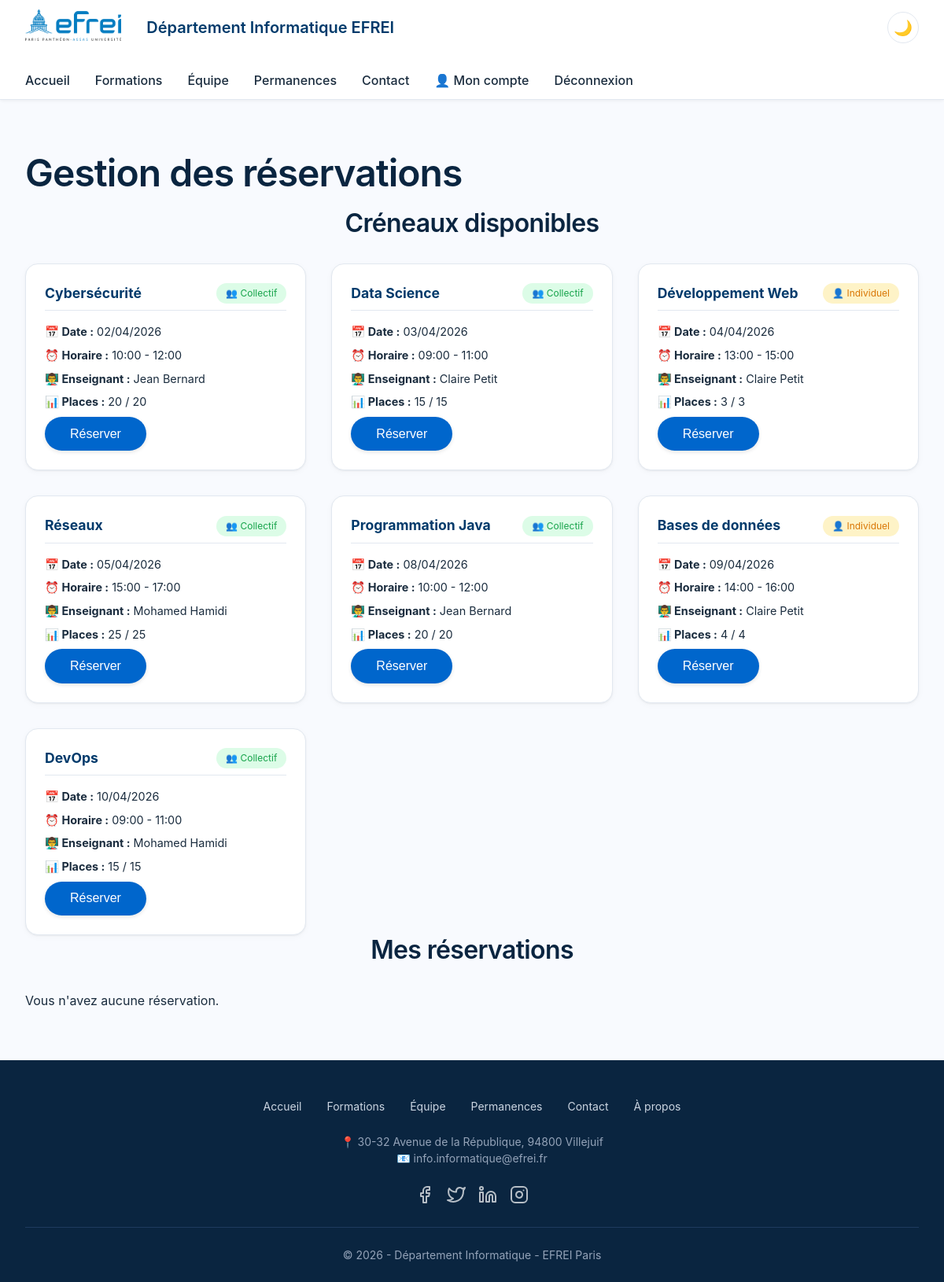
/reservations.php (signed in), run on the app's committed database.
### tables this page shows
CREATE TABLE creneau (
    id INT AUTO_INCREMENT PRIMARY KEY,
    dateheure_debut DATETIME NOT NULL,
    dateheure_fin DATETIME NOT NULL,
    type_seance ENUM('individu', 'collective') DEFAULT 'collective',
    enseignant_id INT,
    matiere_id INT,
    capacite_max INT DEFAULT 20,
    FOREIGN KEY (enseignant_id) REFERENCES utilisateur(id) ON DELETE SET NULL,
    FOREIGN KEY (matiere_id) REFERENCES matiere(id) ON DELETE SET NULL,
    CHECK (dateheure_fin > dateheure_debut)
);

CREATE TABLE matiere (
    id INT AUTO_INCREMENT PRIMARY KEY,
    nom VARCHAR(100) NOT NULL UNIQUE,
    description TEXT
);

CREATE TABLE utilisateur (
    id INT AUTO_INCREMENT PRIMARY KEY,
    nom VARCHAR(100) NOT NULL,
    prenom VARCHAR(100) NOT NULL,
    email VARCHAR(255) NOT NULL UNIQUE,
    mot_de_passe VARCHAR(255) NOT NULL,
    role ENUM('etudiant', 'enseignant') DEFAULT 'etudiant',
    date_inscription DATETIME DEFAULT CURRENT_TIMESTAMP
);

### reservations.php (the view, shortened to what this page needs)
<?php
$pdo = getDBConnection();
$stmt = $pdo->prepare("
    SELECT r.*, c.dateheure_debut, c.dateheure_fin, c.type_seance,
           m.nom as matiere_nom, u.nom as enseignant_nom, u.prenom as enseignant_prenom
    FROM reservation r
    JOIN creneau c ON r.creneau_id = c.id
    JOIN matiere m ON r.matiere_id = m.id
    LEFT JOIN utilisateur u ON c.enseignant_id = u.id
    WHERE r.etudiant_id = ?
    ORDER BY c.dateheure_debut DESC
");
$stmt->execute([$_SESSION['user_id']]);
$reservations = $stmt->fetchAll();
$stmt = $pdo->prepare("
    SELECT c.*, m.nom as matiere_nom, u.nom as enseignant_nom, u.prenom as enseignant_prenom,
           (SELECT COUNT(*) FROM reservation r WHERE r.creneau_id = c.id AND r.statut != 'annulee') as nb_reservations
    FROM creneau c
    JOIN matiere m ON c.matiere_id = m.id
    LEFT JOIN utilisateur u ON c.enseignant_id = u.id
    WHERE c.dateheure_debut > NOW()
    ORDER BY c.dateheure_debut ASC
");
$stmt->execute();
$creneauxDisponibles = $stmt->fetchAll();
?>
<!DOCTYPE html>
<html lang="fr">
<head>
    <link rel="stylesheet" href="assets/css/style.css">
    <link rel="stylesheet" href="assets/css/responsive.css">
    <link rel="stylesheet" href="assets/css/dark-mode.css">
</head>
<body>
    <?php include 'includes/header.php'; ?>
    <main>
        <section class="reservations-section">
            <div class="container">
                <h1>Gestion des réservations</h1>
                <div class="creneaux-disponibles">
                    <h2>Créneaux disponibles</h2>
                    <?php if (empty($creneauxDisponibles)): ?>
                        <p>Aucun créneau disponible pour le moment.</p>
                    <?php else: ?>
                        <div class="creneaux-grid">
                            <?php foreach ($creneauxDisponibles as $c): ?>
                                <?php $placesRestantes = $c['capacite_max'] - $c['nb_reservations']; ?>
                                <div class="creneau-card">
                                    <div class="creneau-header">
                                        <span class="matiere"><?= htmlspecialchars($c['matiere_nom']) ?></span>
                                        <span class="type <?= $c['type_seance'] ?>"><?= $c['type_seance'] === 'individu' ? '👤 Individuel' : '👥 Collectif' ?></span>
                                    </div>
                                    <div class="creneau-info">
                                        <p><strong>📅 Date :</strong> <?= date('d/m/Y', strtotime($c['dateheure_debut'])) ?></p>
                                        <p><strong>⏰ Horaire :</strong> <?= date('H:i', strtotime($c['dateheure_debut'])) ?> - <?= date('H:i', strtotime($c['dateheure_fin'])) ?></p>
                                        <p><strong>👨‍🏫 Enseignant :</strong> <?= htmlspecialchars($c['enseignant_prenom'] . ' ' . $c['enseignant_nom']) ?></p>
                                        <p><strong>📊 Places :</strong> <?= $placesRestantes ?> / <?= $c['capacite_max'] ?></p>
                                    </div>
                                    <?php if ($placesRestantes > 0): ?>
                                        <form method="POST" action="">
                                            <button type="submit" name="reserver" class="btn btn-primary">Réserver</button>
                                        </form>
                                    <?php else: ?>
                                        <button class="btn btn-secondary" disabled>Complet</button>
                                    <?php endif; ?>
                                </div>
                            <?php endforeach; ?>
                        </div>
                    <?php endif; ?>
                </div>
                <div class="mes-reservations">
                    <h2>Mes réservations</h2>
                    <?php if (empty($reservations)): ?>
                        <p>Vous n'avez aucune réservation.</p>
                    <?php endif; ?>
                </div>
            </div>
        </section>
    </main>
    <?php include 'includes/footer.php'; ?>
</body>
</html>

### assets/css/style.css (style rules this page uses)
*, *::before, *::after { margin: 0; padding: 0; box-sizing: border-box; }
html { scroll-behavior: smooth; font-size: 16px; }
body { font-family: 'Inter', -apple-system, BlinkMacSystemFont, 'Segoe UI', Roboto, Helvetica, Arial, sans-serif; line-height: 1.5; color: #1A2C3E; background-color: #FFFFFF; overflow-x: hidden; }
:root { --bleu-efrei: #003A6B; --bleu-efrei-light: #EFF5FF; --bleu-accent: #0066CC; --gris-texte: #4A5B6E; --gris-bordure: #E2E8F0; --blanc: #FFFFFF; --ombre-legere: 0 4px 6px -2px rgba(0, 0, 0, 0.05), 0 2px 4px -1px rgba(0, 0, 0, 0.02); --ombre-moyenne: 0 10px 15px -3px rgba(0, 0, 0, 0.05), 0 4px 6px -2px rgba(0, 0, 0, 0.025); }
h1, h2, h3 { font-weight: 600; line-height: 1.2; letter-spacing: -0.02em; color: #0A2540; }
h1 { font-size: 3rem; margin-bottom: 1rem; }
h2 { font-size: 2rem; margin-bottom: 2rem; text-align: center; }
.container { max-width: 1280px; margin: 0 auto; padding: 0 2rem; }
section { padding: 4rem 0; border-bottom: 1px solid var(--gris-bordure); }
section:last-child { border-bottom: none; }
.btn { display: inline-block; padding: 0.8rem 2rem; border-radius: 9999px; font-weight: 500; transition: all 0.2s ease; cursor: pointer; border: none; font-size: 1rem; }
.btn-primary { background: var(--bleu-accent); color: white; box-shadow: 0 2px 5px rgba(0,0,0,0.1); }
.creneaux-grid { display: grid; grid-template-columns: repeat(auto-fill, minmax(320px, 1fr)); gap: 2rem; margin-top: 2rem; }
.creneau-card { background: var(--blanc); border-radius: 1rem; padding: 1.5rem; border: 1px solid var(--gris-bordure); transition: all 0.3s ease; }
.creneau-header { display: flex; justify-content: space-between; align-items: center; margin-bottom: 1rem; padding-bottom: 0.5rem; border-bottom: 1px solid var(--gris-bordure); }
.creneau-header .matiere { font-weight: 700; font-size: 1.1rem; color: var(--bleu-efrei); }
.type { font-size: 0.75rem; padding: 0.25rem 0.75rem; border-radius: 20px; background: var(--bleu-efrei-light); }
.type.individu { background: #FEF3C7; color: #D97706; }
.type.collective { background: #DCFCE7; color: #16A34A; }
.creneau-info p { margin: 0.5rem 0; font-size: 0.9rem; }
body { background-color: #F8FAFE; }
.card, .teacher-card, .team-member, .dashboard-card, .creneau-card, .course-card, .matiere-card, .login-container, .register-container, .agenda-content { background: #FFFFFF; box-shadow: 0 2px 8px rgba(0, 0, 0, 0.03), 0 1px 2px rgba(0, 0, 0, 0.05); }

### data on the page
creneau: matiere.nom "Cybersécurité", type_seance "👥 Collectif", dateheure_debut "02/04/2026", dateheure_debut "10:00", dateheure_fin "12:00", enseignant.nom "Jean Bernard", capacite_max "20"
creneau: matiere.nom "Data Science", type_seance "👥 Collectif", dateheure_debut "03/04/2026", dateheure_debut "09:00", dateheure_fin "11:00", enseignant.nom "Claire Petit", capacite_max "15"
creneau: matiere.nom "Développement Web", type_seance "👤 Individuel", dateheure_debut "04/04/2026", dateheure_debut "13:00", dateheure_fin "15:00", enseignant.nom "Claire Petit", capacite_max "3"
creneau: matiere.nom "Réseaux", type_seance "👥 Collectif", dateheure_debut "05/04/2026", dateheure_debut "15:00", dateheure_fin "17:00", enseignant.nom "Mohamed Hamidi", capacite_max "25"
creneau: matiere.nom "Programmation Java", type_seance "👥 Collectif", dateheure_debut "08/04/2026", dateheure_debut "10:00", dateheure_fin "12:00", enseignant.nom "Jean Bernard", capacite_max "20"
creneau: matiere.nom "Bases de données", type_seance "👤 Individuel", dateheure_debut "09/04/2026", dateheure_debut "14:00", dateheure_fin "16:00", enseignant.nom "Claire Petit", capacite_max "4"
creneau: matiere.nom "DevOps", type_seance "👥 Collectif", dateheure_debut "10/04/2026", dateheure_debut "09:00", dateheure_fin "11:00", enseignant.nom "Mohamed Hamidi", capacite_max "15"

### other printed values
SITE_NAME "Département Informatique EFREI"
